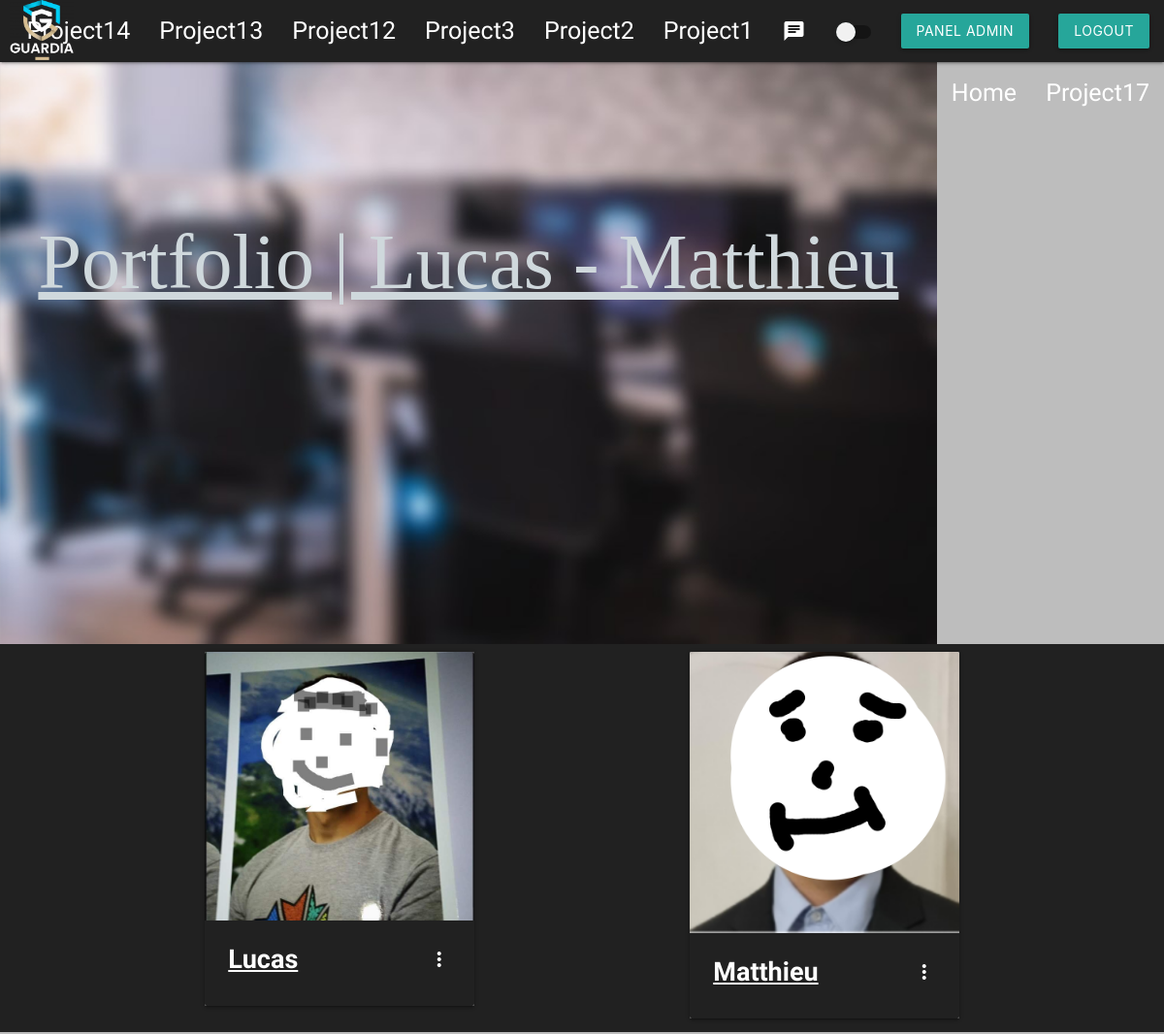
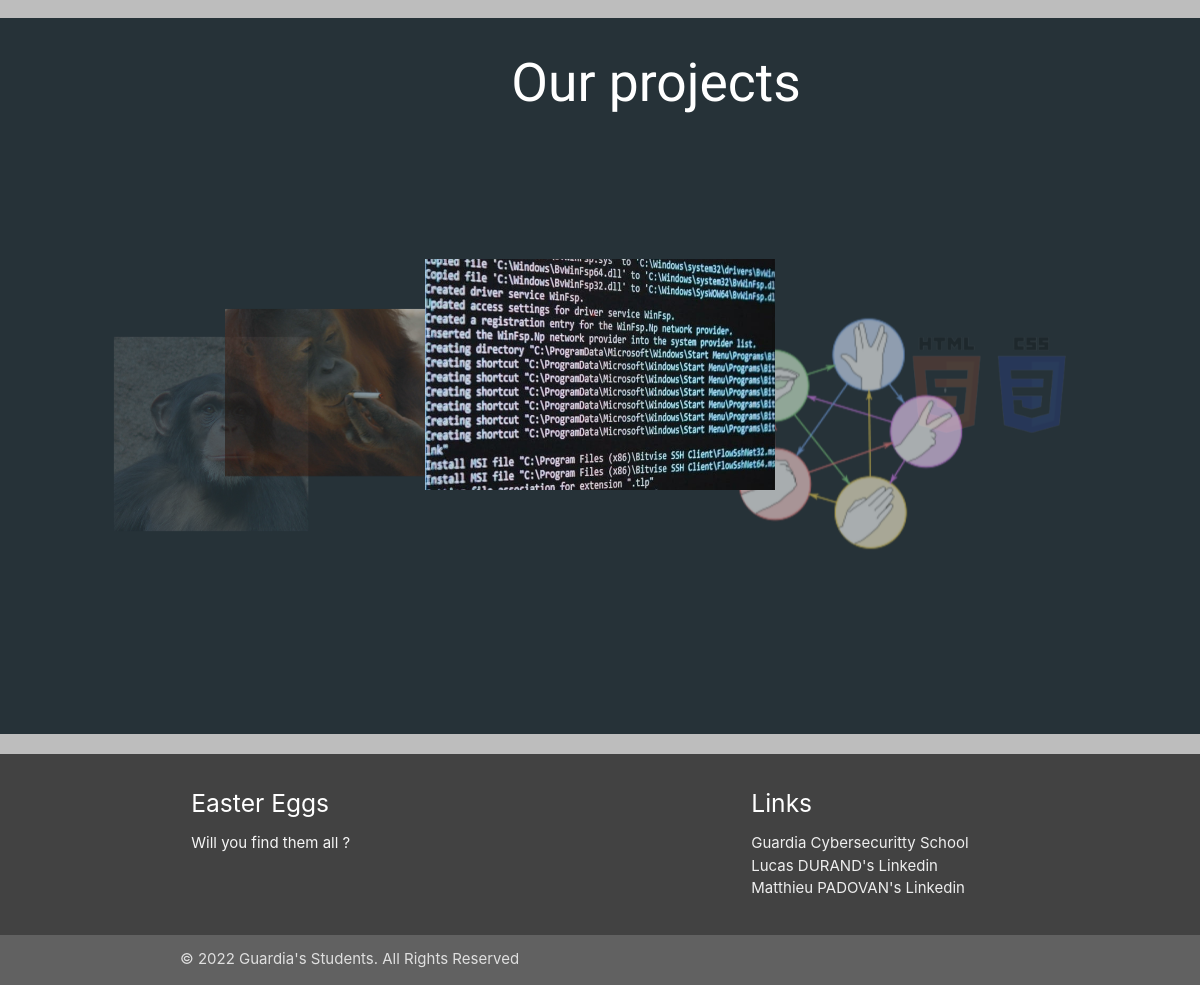
Page /grp13/html/index.php (signed in) on the committed database (2 pictures, top to bottom).
### tables this page shows
CREATE TABLE `project_content` (
  `id_project_content` int(11) NOT NULL,
  `title` varchar(50) NOT NULL,
  `image_1` varchar(200) NOT NULL,
  `image_2` varchar(200) NOT NULL,
  `image_3` varchar(200) NOT NULL,
  `image_4` varchar(200) NOT NULL,
  `text_1` text NOT NULL,
  `text_2` text NOT NULL
);

CREATE TABLE `index_content` (
  `id_index_content` int(11) NOT NULL,
  `title` varchar(50) NOT NULL DEFAULT '',
  `image_1` varchar(200) NOT NULL DEFAULT '../img/background.jpg',
  `image_2` varchar(200) NOT NULL DEFAULT '../img/arnamoi.jpg',
  `image_3` varchar(200) NOT NULL DEFAULT '../img/matthieu.jpg',
  `subtitle_1` varchar(50) NOT NULL,
  `subtitle_2` varchar(50) NOT NULL,
  `subtitle_3` varchar(50) NOT NULL,
  `text_1` text NOT NULL,
  `text_2` text NOT NULL
);

### grp13/html/index.php (the view, shortened to what this page needs)
<?php require_once "../php/config.php"; ?>
<!DOCTYPE html>
<html lang="en">
<?php
    require "../items//head.php";
?>
<body class="grey lighten-1">
  <header>
    <?php
    require "../items//header.php";
     ?>
  <?php
  $sql = "SELECT * FROM index_content";
  $pre = $pdo->prepare($sql);
  $pre->bindParam("id",$_GET['id']);
  $pre->execute();
  $project_content = $pre->fetch(PDO::FETCH_ASSOC);
  ?>
  <div class="parallax-container">
    <div  class="parallax"><img id="bg-parallax" src="<?php echo $project_content['image_1'] ?>" alt=""></div>
     <div>
       <div class="white-text center">
         <h1><?php echo $project_content['title'] ?></h1>
       </div>
     </div>
   </div>
   <div id="page" class="grey darken-4">
     <div class="row" id="us">
      <div class="col s12 m4 offset-m2 l3 offset-l2 ">
        <div class="card">
          <div class="card-image waves-effect waves-block waves-light">
            <img id="ape-lucas" class="activator" src="<?php echo $project_content['image_2'] ?>" alt="">
          </div>
          <div class="card-content grey darken-4">
            <span class="titles card-title activator white-text"><?php echo $project_content['subtitle_1'] ?><i class="material-icons right">more_vert</i></span>
          </div>
        </div>
      </div>
      <div class="col s2 m2 l2"></div>
        <div class="col s12 m4 offset-m1 l3 ">
          <div class="card">
            <div class="card-image waves-effect waves-block waves-light">
              <img id="matthieu" class="activator" src="<?php echo $project_content['image_3'] ?>" alt="">
            </div>
            <div class="card-content grey darken-4">
              <span class="titles card-title activator white-text"><?php echo $project_content['subtitle_2'] ?><i class="material-icons right">more_vert</i></span>
            </div>
          </div>
        </div>
      </div>
    </div>
<?php
  require "../items/carousel.php";
  ?>
<?php
    require "../items/footer.php";
?>
  </body>
</html>

### grp13/items/header.php (shortened to what this page needs)
<?php require_once "../php/config.php"; ?>
<nav id="nav" class = "grey darken-4">
        <div class="nav-wrapper">
          <a href="https://guardia.school" rel="nofollow" target="_blank" class="brand-logo"><img id="logo-g" src="../img/guardia_logo.png" alt="Guardia Cybersecuritty School's logo"></a>
            <ul>
              <?php if(!isset($_SESSION['user'])) : ?>
                <li class="right hide-on-med-and-down "><a  class="class-nav modal-trigger" href="#modal2"><i class= "material-icons">person</i></a></li>
              <?php else: ?>
                <li class="right hide-on-med-and-down">
                  <a class="waves-effect waves-green btn" href="../php/logout.php" >Logout</a>
                </li>
              <?php endif; ?>
              <?php if(isset($_SESSION['user'])) : ?>
                <?php if ($_SESSION['user']['admin'] == 1): ?>
                  <li class="right hide-on-med-and-down">
                    <a class="waves-effect waves-green btn" href="panel_admin.php" >Panel Admin</a>
                  </li>
                <?php else: ?>
                  <li class="right hide-on-med-and-down">
                    <a class="waves-effect waves-green btn" href="panel_user.php" >Panel User</a>
                  </li>
                <?php endif; ?>
              <?php endif; ?>
                <li class="right switch right hide-on-med-and-down">
                    <label id="mylbl" >
                        <span class="lever" ></span>
                    </label>
                </li>
                <li class="right hide-on-med-and-down "><a  class="class-nav modal-trigger" href="#modal1"><i class= "material-icons">chat</i></a></li>
                <?php
                  $sql = "SELECT * FROM project_content";
                  $pre = $pdo->prepare($sql);
                  $pre->execute();
                  $projects = $pre->fetchAll(PDO::FETCH_ASSOC);
                  foreach($projects as $project){ ?>
                    <li class="right hide-on-med-and-down "><a  class="class-nav white-text waves-light" href="../html/project.php?id_project_content=<?php echo $project['id_project_content']?>">Project<?php echo $project['id_project_content']?> </a></li>
                  <?php } ?>
                <li class="right hide-on-med-and-down "><a  class="class-nav white-text waves-light" href="index.php">Home</a></li>
            </ul>
        </div>
      </nav>
    </header>

### grp13/items/carousel.php
<div class="bg-carousel blue-grey darken-4 ">
  <div class=row>
    <div class="titles col s12 m4 offset-m4 l7 offset-l5 white-text">
      <h2><?php echo $project_content['subtitle_3'] ?></h2>
    </div>
    <div class="carousel s12 m4 offset-m4 l7 offset-l2">
      <?php
        $sql = "SELECT * FROM project_content";
        $pre = $pdo->prepare($sql);
        $pre->execute();
        $projects = $pre->fetchAll(PDO::FETCH_ASSOC);
        foreach($projects as $project){ ?>
          <a class="carousel-item" href="project.php?id_project_content=<?php echo $project['id_project_content']?>">
            <img id="mario" src="<?php echo $project['image_1']?>" alt="">
          </a>
        <?php } ?>
    </div>
  </div>
</div>

### grp13/css/style.css (style rules this page uses)
.class-nav { font-size: 25px; }
.class-nav { font-family: 'Tajawal', sans-serif; }
.titles { font-family: 'Tajawal', sans-serif; }
.parallax-container { height: 75vh; }
#mylbl { font-size: 100%; }
#us { height: 50vh; }
#logo-g { height: 2em; padding-left: 10px; }
.card .card-title { font-size: 27px; font-weight: 600; text-decoration: underline; }
.carousel { height:600px; }
.carousel .carousel-item { max-height: 350px; max-width: 350px; }
h1 { padding-top: 1.5em; font-family: 'Cinzel', serif; font-size: 80px; text-decoration: underline; color: #cfd8dc; }

### rows in the picture
project_content: id_project_content "1", image_1 (picture)
project_content: id_project_content "2", image_1 (picture)
project_content: id_project_content "3", image_1 (picture)
project_content: id_project_content "12"
project_content: id_project_content "13"
project_content: id_project_content "14", image_1 (picture)
project_content: id_project_content "17", image_1 (picture)
index_content: image_1 (picture), title "Portfolio | Lucas - Matthieu", image_2 (picture), subtitle_1 "Lucas", image_3 (picture), subtitle_2 "Matthieu", subtitle_3 "Our projects"
